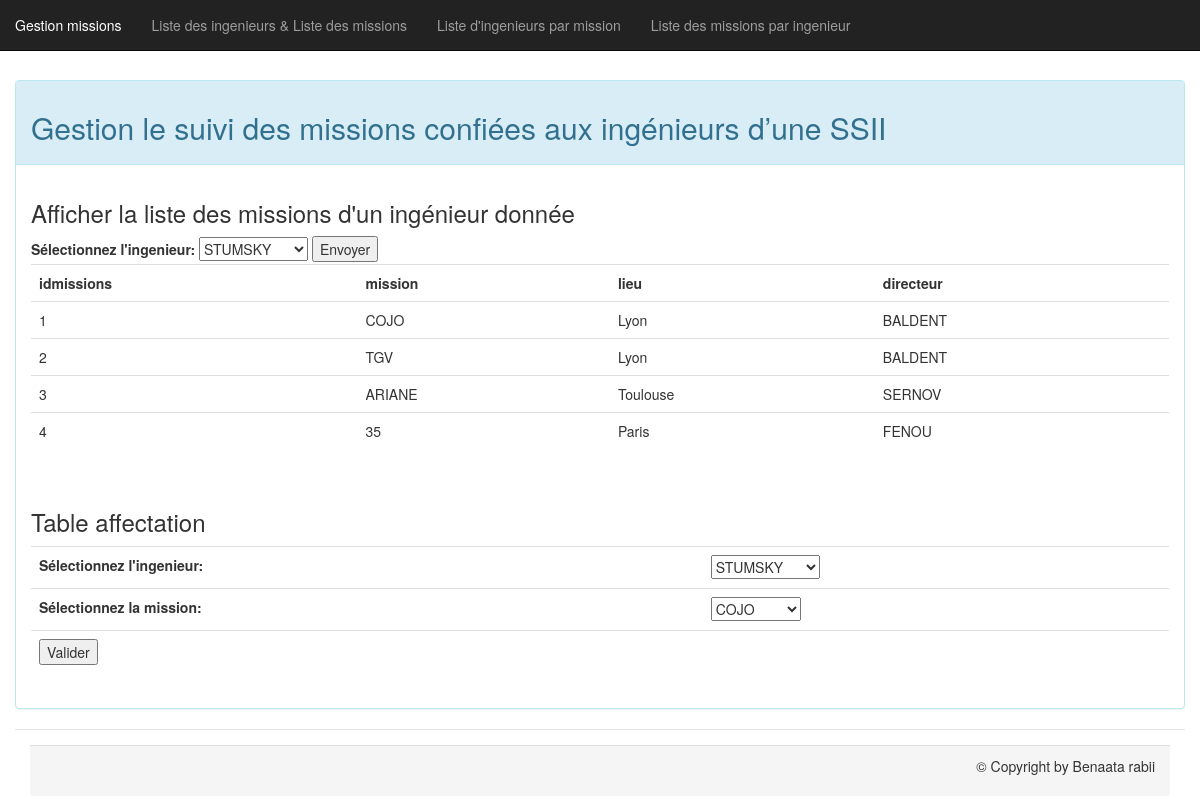
The page /formulaire_missions.php on the database its author committed.
### tables this page shows
CREATE TABLE `affectations` (
  `idingenieurs` int(11) NOT NULL,
  `idmissions` int(11) NOT NULL
);

CREATE TABLE `missions` (
  `idmissions` int(10) NOT NULL,
  `mission` varchar(35) NOT NULL,
  `lieu` varchar(35) NOT NULL,
  `directeur` varchar(35) NOT NULL
);

### fonction.fun.php (called while the page is built, shortened)
<?php
    function affiche_ingenieurs($bdd){
        $sql="SELECT * FROM `ingenieurs`";
        $reponse= $bdd->query($sql);
       return $reponse;
    }
     function affiche_missions($bdd){
        $sql="SELECT * FROM `missions`";
        $reponse= $bdd->query($sql);
        return $reponse;
    }
    function affiche_missionsParIngenieur($bdd,$id){
        $sql="SELECT * FROM `missions`,ingenieurs,affectations WHERE ingenieurs.idingenieurs=affectations.idingenieurs and affectations.idmissions=missions.idmissions and ingenieurs.idingenieurs=?";
        $reponse= $bdd->prepare($sql);
        $reponse->execute(array($id));
        return $reponse;
    }
?>

### formulaire_missions.php (the view, shortened to what this page needs)
<?php
include_once ('connect.php');
include_once ('fonction.fun.php');
?>
<!DOCTYPE html>
<html lang="en">
<head>
    <link rel="stylesheet" type="text/css" href="principal.css" />
    <link href="bootstrap.min.css" rel="stylesheet">
    <link href="bootstrap-responsive.min.css" rel="stylesheet">
</head>
<body>
<?php
require_once 'menu.php';
?>
<div class="col-md-12 col-xs-12 spacer">
    <div class="panel panel-info spacer">
        <div class="panel-heading">
            <h2>Gestion le suivi des missions confiées aux ingénieurs d’une SSII</h2>
        </div>
        <div class="panel-body">
            <div class="content">
                <h3>Afficher la liste des missions d'un ingénieur donnée</h3>
                <form id="$ing" name="$ing" method="get" action="<?php echo $_SERVER['PHP_SELF']?>">
                    <label for="age">Sélectionnez l'ingenieur:</label>
                    <?php $reponse = affiche_ingenieurs($bdd); ?>
                    <select name="ingenieurs" id="ingenieurs">
                        <?php     while($donnees= $reponse->fetch(PDO::FETCH_ASSOC)){    ?>
                            <option <?php if(!isset($_GET['ingenieurs'])) $_GET['ingenieurs']=1 ;if($donnees['idingenieurs']== $_GET['ingenieurs']) echo "selected='selected'"?> value="<?php echo $donnees['idingenieurs']; ?>"><?php echo $donnees['nom']; ?></option>
                        <?php  } ?>
                    </select>
                    <input type="submit" name="bouton" id="bouton" value="Envoyer" />
                </form>
                <?php
                if (isset($_GET['ingenieurs'])) {
                    echo "
                            <table class=\"table\">
                                ";
                    echo "
                                <tr>
                                    <th>idmissions</th><th>mission</th><th>lieu</th><th>directeur</th>
                                </tr> ";
                    $reponse = affiche_missionsParIngenieur($bdd, $_GET['ingenieurs']);
                    while ($donnees = $reponse -> fetch(PDO::FETCH_ASSOC)) {
                        echo "
                            <tr>
                                ";
                        echo "<td>" . $donnees['idmissions'] . "</td><td>" . $donnees['mission'] . "</td><td>" . $donnees['lieu'] . "</td><td>" . $donnees['directeur'] . "</td>";
                        echo "
                            </tr>";
                    }
                    echo "
                        </table>";
                }
                ?>
            </div>
            <br>
            <div class="content">
                <h3>Table affectation</h3>
                <form id="$ing" name="$ing" method="get" action="<?php echo $_SERVER['PHP_SELF']?>">
                    <table class="table">
                        <tr>
                            <td><label>Sélectionnez l'ingenieur:</label> <?php $reponse = affiche_ingenieurs($bdd); ?> </td>
                            <td>
                                <select name="ingenieurs" id="ingenieurs">
                                    <?php     while($donnees= $reponse->fetch(PDO::FETCH_ASSOC)){    ?>
                                        <option <?php if(!isset($_GET['ingenieurs'])) $_GET['ingenieurs']=1 ;if($donnees['idingenieurs']== $_GET['ingenieurs']) echo "selected='selected'"?> value="<?php echo $donnees['idingenieurs']; ?>"><?php echo $donnees['nom']; ?></option>
                                    <?php  } ?>
                                </select></th>
                        </tr>
                        <tr>
                            <td><label for="age">Sélectionnez la mission:</label> <?php $reponse = affiche_missions($bdd); ?> </td>
                            <td>
                                <select name="missions" id="missions">
                                    <?php     while($donnees= $reponse->fetch(PDO::FETCH_ASSOC)){ ?>
                                        <option <?php if(!isset($_GET['missions'])) $_GET['missions']=1; if($donnees['idmissions'] == $_GET['missions']) echo "selected='selected'"?> value="<?php echo $donnees['idmissions']; ?>"><?php echo $donnees['mission']; ?></option>
                                    <?php  } ?>
                                </select></td>
                        </tr>
                        <tr>
                            <td>
                                <input type="submit" value="Valider"/>
                            </td>
                            <td></td>
                        </tr>
                    </table>
            </div>
        </div>
    </div>
    <?php
    require_once 'footer.php';
    ?>
</body>
</html>

### principal.css (style rules this page uses)
.spacer { margin-top: 40px; }

### rows shown on the page
affectations: idmissions "1", idmissions.mission "COJO", idmissions.lieu "Lyon", idmissions.directeur "BALDENT"
affectations: idmissions "2", idmissions.mission "TGV", idmissions.lieu "Lyon", idmissions.directeur "BALDENT"
affectations: idmissions "3", idmissions.mission "ARIANE", idmissions.lieu "Toulouse", idmissions.directeur "SERNOV"
affectations: idmissions "4", idmissions.mission "35", idmissions.lieu "Paris", idmissions.directeur "FENOU"

### other values the page prints
form field ingenieurs "STUMSKY"
form field missions "COJO"
